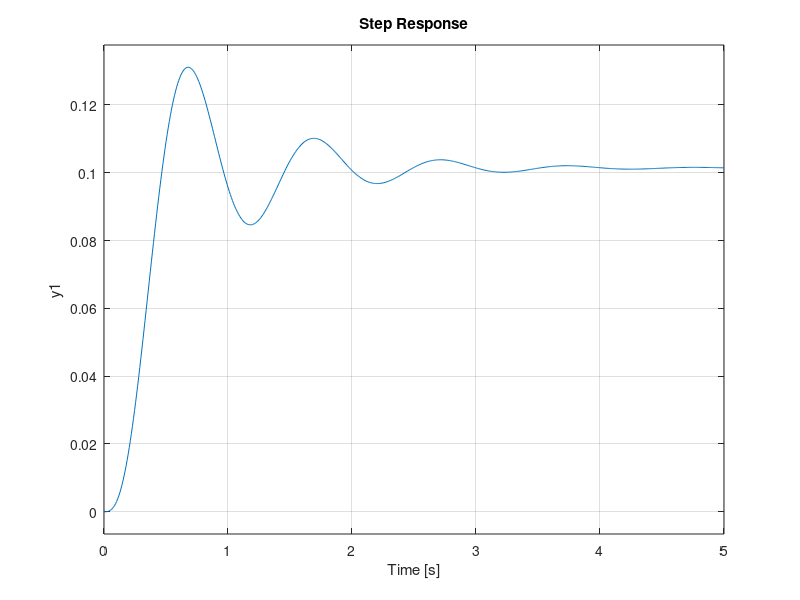

MATLAB code for this plot:
clc
clear all
close all

s=tf('s');
num=(21.45*s + 793.7);
den=(s^4 + 44.87*s^3 + 344.7*s^2 + 2169*s + 7828);
T=num/den;
numn=0.155*(s+37);
denn=(s^2+7.4194*s+55.74);
Tn=num/den;
subplot(2,2,1)
step(T)
subplot(2,2,2)
step(Tn)
